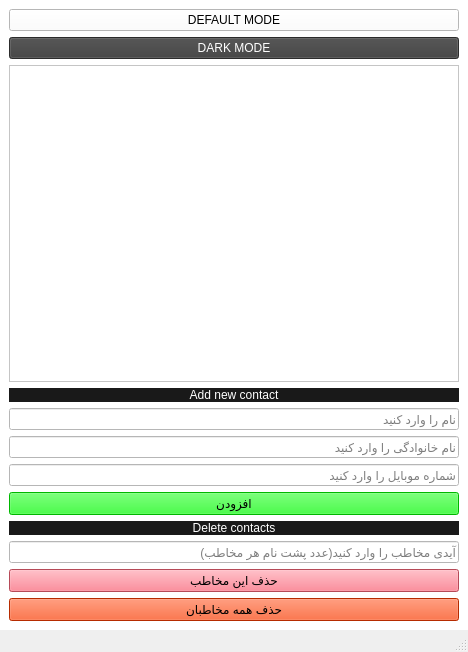
<?xml version="1.0" encoding="UTF-8"?>
<ui version="4.0">
 <class>MainWindow</class>
 <widget class="QMainWindow" name="MainWindow">
  <property name="geometry">
   <rect>
    <x>0</x>
    <y>0</y>
    <width>468</width>
    <height>652</height>
   </rect>
  </property>
  <property name="windowTitle">
   <string>MainWindow</string>
  </property>
  <widget class="QWidget" name="centralwidget">
   <property name="styleSheet">
    <string notr="true">background-color: rgb(255, 255, 255);</string>
   </property>
   <layout class="QVBoxLayout" name="verticalLayout_2">
    <item>
     <widget class="QPushButton" name="default_mode_btn">
      <property name="text">
       <string>DEFAULT MODE</string>
      </property>
     </widget>
    </item>
    <item>
     <widget class="QPushButton" name="dark_mode_btn">
      <property name="styleSheet">
       <string notr="true">background-color: rgb(62, 62, 62);
color: rgb(255, 255, 255);</string>
      </property>
      <property name="text">
       <string>DARK MODE</string>
      </property>
     </widget>
    </item>
    <item>
     <widget class="QScrollArea" name="scrollArea">
      <property name="styleSheet">
       <string notr="true"/>
      </property>
      <property name="widgetResizable">
       <bool>true</bool>
      </property>
      <widget class="QWidget" name="scrollContents">
       <property name="geometry">
        <rect>
         <x>0</x>
         <y>0</y>
         <width>448</width>
         <height>305</height>
        </rect>
       </property>
      </widget>
     </widget>
    </item>
    <item>
     <widget class="QLabel" name="label">
      <property name="styleSheet">
       <string notr="true">color: rgb(255, 255, 255);
background-color: rgb(25, 25, 25);</string>
      </property>
      <property name="text">
       <string>Add new contact</string>
      </property>
      <property name="alignment">
       <set>Qt::AlignCenter</set>
      </property>
     </widget>
    </item>
    <item>
     <widget class="QLineEdit" name="name_box">
      <property name="placeholderText">
       <string>نام را وارد کنید</string>
      </property>
     </widget>
    </item>
    <item>
     <widget class="QLineEdit" name="family_box">
      <property name="placeholderText">
       <string>نام خانوادگی را وارد کنید</string>
      </property>
     </widget>
    </item>
    <item>
     <widget class="QLineEdit" name="mobile_number_box">
      <property name="placeholderText">
       <string>شماره موبایل را وارد کنید</string>
      </property>
     </widget>
    </item>
    <item>
     <widget class="QPushButton" name="btn_add_new_contact">
      <property name="styleSheet">
       <string notr="true">background-color: rgb(0, 255, 0);</string>
      </property>
      <property name="text">
       <string>افزودن</string>
      </property>
     </widget>
    </item>
    <item>
     <widget class="QLabel" name="label_2">
      <property name="styleSheet">
       <string notr="true">color: rgb(255, 255, 255);
background-color: rgb(25, 25, 25);</string>
      </property>
      <property name="text">
       <string>Delete contacts</string>
      </property>
      <property name="alignment">
       <set>Qt::AlignCenter</set>
      </property>
     </widget>
    </item>
    <item>
     <widget class="QLineEdit" name="id_box">
      <property name="text">
       <string/>
      </property>
      <property name="placeholderText">
       <string>آیدی مخاطب را وارد کنید(عدد پشت نام هر مخاطب)</string>
      </property>
     </widget>
    </item>
    <item>
     <widget class="QPushButton" name="delete_one_person_btn">
      <property name="styleSheet">
       <string notr="true">background-color: rgb(255, 103, 123);</string>
      </property>
      <property name="text">
       <string>حذف این مخاطب</string>
      </property>
     </widget>
    </item>
    <item>
     <widget class="QPushButton" name="btn_delete_all_contacts">
      <property name="styleSheet">
       <string notr="true">background-color: rgb(255, 60, 0);</string>
      </property>
      <property name="text">
       <string>حذف همه مخاطبان</string>
      </property>
     </widget>
    </item>
   </layout>
  </widget>
  <widget class="QStatusBar" name="statusbar"/>
 </widget>
 <resources/>
 <connections/>
</ui>
